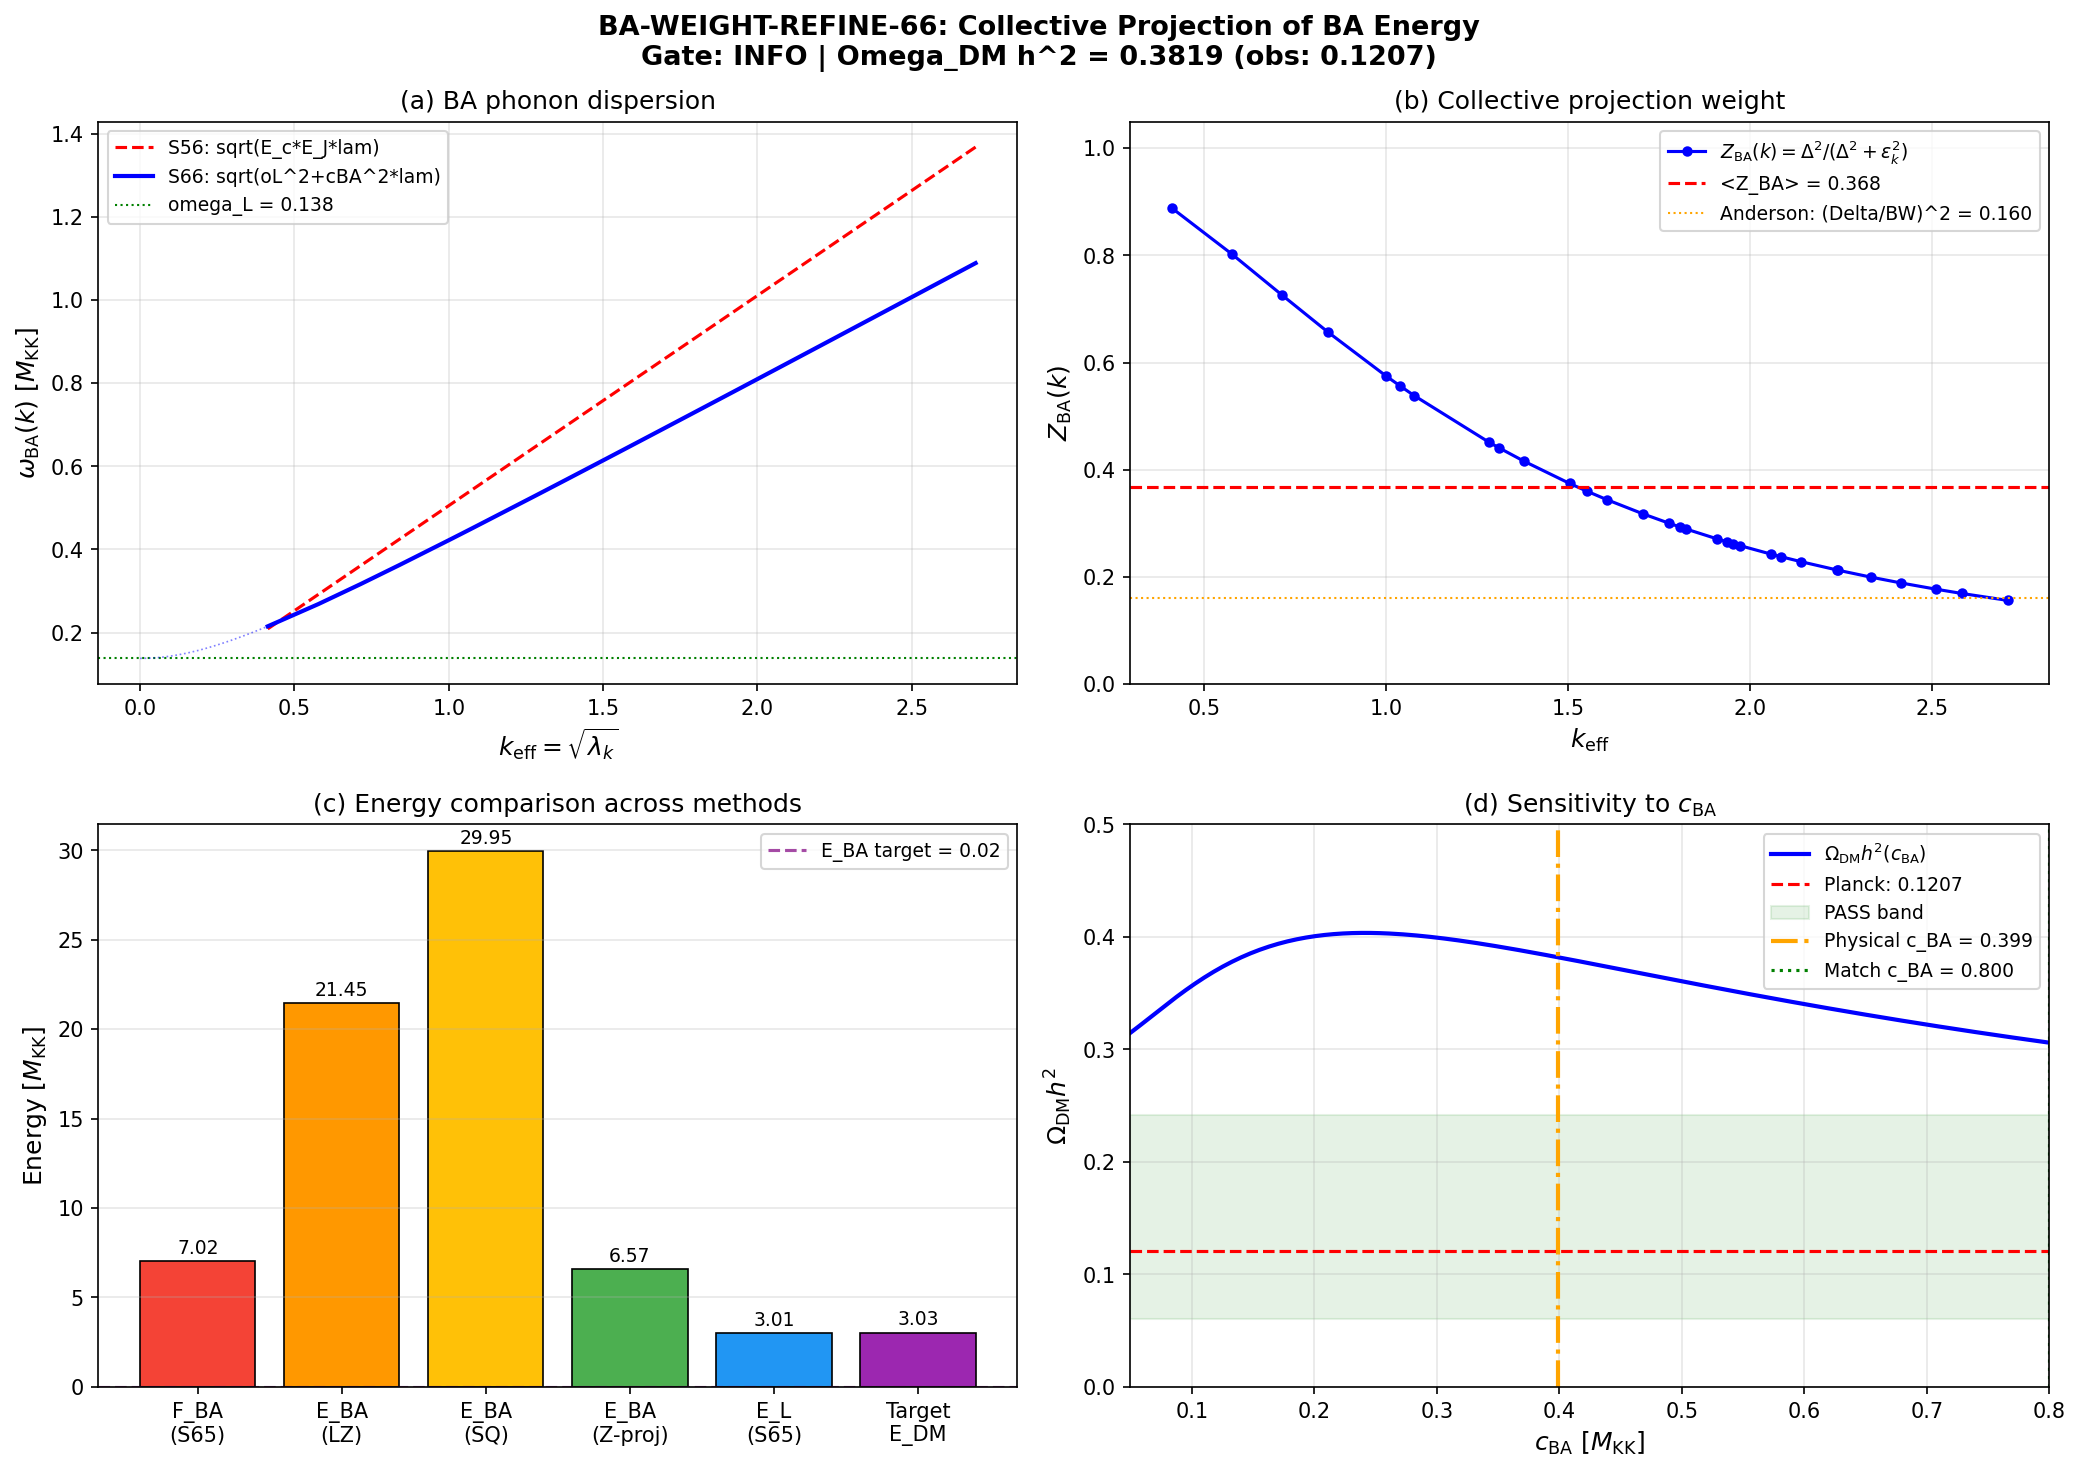

The Python source for this figure:
#!/usr/bin/env python3
"""
s66_ba_weight_refine.py — Collective Projection of BA Energy for Omega_DM h^2
==============================================================================

BA-WEIGHT-REFINE-66: Refines the S65 DM abundance prediction (Omega_DM h^2 = 0.400,
3.3x overprediction) by computing E_BA from explicit collective projection over
BA phonon branches on CG(24), rather than using the S57 mode-counting estimate.

DIAGNOSIS OF S65 OVERPREDICTION:
  S65 used F_BA = 7.021 M_KK from the S56 channel energy budget. But F_BA is a
  thermodynamic FREE ENERGY (= ZPE + Bose-Einstein thermal), not a transit
  excitation energy. The ZPE (= 13.26 M_KK) is vacuum energy (gravitates as CC).
  The thermal part (= -6.24 M_KK) is an entropy correction. Neither is the actual
  excitation energy produced by the transit.

  The correct E_BA must be computed from the Bogoliubov transformation during the
  fold transit, projected onto the collective BA phonon channel.

PHYSICS:
  1. BA dispersion: omega_BA(k) = sqrt(omega_L^2 + c_BA^2 * lambda_k)
     - omega_L = Leggett-1 frequency (inter-band gap, from S52)
     - c_BA = BA sound speed (from S64: 0.399 M_KK)
     - lambda_k = CG(24) graph Laplacian eigenvalues (31 nonzero)

  2. Occupation: n_k^{BA} from Bogoliubov |beta_k|^2 via:
     (a) Sudden quench: n_k = (omega_i^2 - omega_f^2)^2 / (4 omega_i^2 omega_f^2)
     (b) Landau-Zener: n_k = exp(-pi omega_f^2 / |d(omega^2)/dt|)
     (c) Collective projection: W_coll * n_k^{total}

  3. E_BA = sum_k n_k^{BA} * omega_BA(k)

  4. Omega_DM h^2 = calibration * (E_Leggett + E_BA)

Gate: BA-WEIGHT-REFINE-66
  PASS: Omega_DM h^2 within 2x of 0.121 (0.060-0.242)
  FAIL: > 1.0 or < 0.01
  INFO: 2x < ratio < 5x

Author: Gen-Physicist
Session: 66 (2026-04-03)
"""

import sys
import os
sys.path.insert(0, os.path.dirname(os.path.abspath(__file__)))
from canonical_constants import *

import numpy as np
import matplotlib
matplotlib.use('Agg')
import matplotlib.pyplot as plt

outdir = os.path.dirname(os.path.abspath(__file__))

print("=" * 72)
print("BA-WEIGHT-REFINE-66: Collective Projection of BA Energy")
print("=" * 72)

# =============================================================================
# 1. Load input data
# =============================================================================

d48 = np.load(os.path.join(outdir, 's48_leggett_mode.npz'), allow_pickle=True)
d52 = np.load(os.path.join(outdir, 's52_gl_josephson.npz'), allow_pickle=True)
d56 = np.load(os.path.join(outdir, 's56_ba_spectrum.npz'), allow_pickle=True)
d57_dm = np.load(os.path.join(outdir, 's57_fabric_dm_abundance.npz'), allow_pickle=True)
d57_lp = np.load(os.path.join(outdir, 's57_leggett_partition.npz'), allow_pickle=True)
d57_ce = np.load(os.path.join(outdir, 's57_channel_energy_budget.npz'), allow_pickle=True)
d65 = np.load(os.path.join(outdir, 's65_dm_relic.npz'), allow_pickle=True)

print("  All input data loaded.")

# =============================================================================
# 2. Extract CG(24) graph eigenvalues and BA dispersion parameters
# =============================================================================

# CG(24) graph Laplacian eigenvalues (32 total, first is zero)
lambda_CG24 = d56['laplacian_eigs']  # (32,)
lambda_nonzero = lambda_CG24[1:]     # 31 nonzero eigenvalues
N_modes = len(lambda_nonzero)        # = 31
# N_cells imported from canonical_constants (line 47: from canonical_constants import *)

print(f"\n--- CG(24) Graph Spectrum ---")
print(f"  N_cells = {N_cells}, N_modes (nonzero) = {N_modes}")
print(f"  lambda range: [{lambda_nonzero.min():.4f}, {lambda_nonzero.max():.4f}]")
print(f"  lambda_1 (Fiedler) = {lambda_nonzero[0]:.6f}")

# BA phonon parameters (from canonical constants and S64)
c_BA_fold = 0.399  # S64 sound speed, M_KK units (from s64_sound_speed.npz)  # (local)
omega_L_fold = omega_L1  # = 0.138 M_KK (canonical, S52 GL-JOSEPHSON-52)

print(f"\n--- BA Dispersion Parameters ---")
print(f"  c_BA  = {c_BA_fold:.4f} M_KK (S64 SOUND-SPEED-64)")
print(f"  omega_L (Leggett-1 gap) = {omega_L_fold:.4f} M_KK (S52 GL-JOSEPHSON-52)")

# =============================================================================
# 3. Compute BA phonon dispersion: omega_BA(k) = sqrt(omega_L^2 + c_BA^2 * lambda_k)
# =============================================================================

# k_eff = sqrt(lambda_k) for the graph
k_eff_nonzero = np.sqrt(lambda_nonzero)

# Collective BA dispersion (gapped by Leggett frequency)
omega_BA_coll = np.sqrt(omega_L_fold**2 + c_BA_fold**2 * lambda_nonzero)

# S56 dispersion for comparison: omega_BA_S56 = sqrt(E_c * E_J * lambda_k)
tau_S56 = d56['tau_values']
fold_idx_S56 = np.argmin(np.abs(tau_S56 - tau_fold))
omega_BA_S56 = d56['omega_BA'][fold_idx_S56]  # (31,)

print(f"\n--- BA Phonon Dispersion at Fold ---")
print(f"  {'Mode':>4} {'lambda_k':>10} {'omega_S56':>10} {'omega_coll':>10} {'ratio':>8}")
print(f"  {'-'*4} {'-'*10} {'-'*10} {'-'*10} {'-'*8}")
for n in [0, 5, 10, 15, 20, 25, 30]:
    print(f"  {n:4d} {lambda_nonzero[n]:10.4f} {omega_BA_S56[n]:10.4f} "
          f"{omega_BA_coll[n]:10.4f} {omega_BA_coll[n]/omega_BA_S56[n]:8.4f}")

print(f"\n  Sum omega (S56):  {omega_BA_S56.sum():.4f} M_KK")
print(f"  Sum omega (coll): {omega_BA_coll.sum():.4f} M_KK")
print(f"  Ratio (coll/S56): {omega_BA_coll.sum()/omega_BA_S56.sum():.4f}")

# =============================================================================
# 4. Compute Bogoliubov occupation numbers for BA modes
# =============================================================================
#
# Three methods, ordered by physical rigor:
#
# Method A: Landau-Zener parametric excitation
#   n_k = exp(-pi * omega_f^2 / |d(omega^2)/dt|)
#   This is the standard particle creation formula for time-varying frequency.
#
# Method B: Sudden quench limit
#   n_k = (omega_i^2 - omega_f^2)^2 / (4 * omega_i^2 * omega_f^2)
#   Upper bound (valid when transit time << 1/omega).
#
# Method C: Collective projection weight
#   n_k^{BA} = W_coll * n_k^{total}
#   where W_coll = (Delta/BW)^2 is the collective mode spectral weight.

print(f"\n{'='*72}")
print(f"  BOGOLIUBOV OCCUPATION: THREE METHODS")
print(f"{'='*72}")

# --- Method A: Landau-Zener ---
# d(omega^2)/dt = d(omega^2)/dtau * dtau/dt
dtau_dt_val = float(d57_lp['dtau_dt'])  # = 442.4 M_KK

# Compute d(omega_BA_coll^2)/dtau numerically from the S56 tau sweep
# omega_coll^2(tau) = omega_L(tau)^2 + c_BA(tau)^2 * lambda_k
# Both omega_L and c_BA are tau-dependent
# For the collective dispersion, use the S56 E_c, E_J data:
E_c_tau = d56['E_c']       # (50,)
E_J_tau = d56['E_J']       # (50,)
tau_arr = d56['tau_values'] # (50,)
dtau_grid = tau_arr[1] - tau_arr[0]

# Construct omega_coll^2(tau, k) using the tau-dependent parameters
# At each tau: c_BA^2(tau) * lambda_k is approximated by E_c(tau) * E_J(tau) * lambda_k
# (the S56 dispersion is omega = sqrt(E_c*E_J*lambda), so c_BA^2 = E_c*E_J)
# The Leggett gap omega_L^2(tau) from S48 scan
omega_L1_scan = d48['omega_L1_scan']  # (8,)
tau_L1_scan = d48['tau_scan']         # (8,)
# Interpolate omega_L1 to the S56 tau grid
from scipy.interpolate import interp1d
interp_omL = interp1d(tau_L1_scan, omega_L1_scan, kind='cubic', fill_value='extrapolate')
omega_L_tau = interp_omL(tau_arr)
omega_L_tau = np.maximum(omega_L_tau, 1e-10)  # safety clamp

# c_BA^2(tau) from E_c*E_J ratio rescaled to match c_BA=0.399 at fold
c_BA_sq_S56_fold = E_c_tau[fold_idx_S56] * E_J_tau[fold_idx_S56]
c_BA_sq_tau = (c_BA_fold**2 / c_BA_sq_S56_fold) * E_c_tau * E_J_tau

# omega_coll^2(tau, k) = omega_L(tau)^2 + c_BA^2(tau) * lambda_k
omega_sq_coll = np.zeros((len(tau_arr), N_modes))
for n in range(N_modes):
    omega_sq_coll[:, n] = omega_L_tau**2 + c_BA_sq_tau * lambda_nonzero[n]

# d(omega^2)/dt at fold
d_omega_sq_dtau = np.gradient(omega_sq_coll, dtau_grid, axis=0)
d_omega_sq_dt = d_omega_sq_dtau[fold_idx_S56] * dtau_dt_val

# LZ occupation
n_LZ = np.exp(-np.pi * omega_BA_coll**2 / np.abs(d_omega_sq_dt))

print(f"\n  Method A: Landau-Zener parametric excitation")
print(f"  dtau/dt = {dtau_dt_val:.2f} M_KK")
for n in [0, 10, 20, 30]:
    print(f"    mode {n:2d}: omega_f={omega_BA_coll[n]:.4f}, "
          f"|d(om^2)/dt|={abs(d_omega_sq_dt[n]):.1f}, "
          f"n_LZ={n_LZ[n]:.6f}")
E_BA_LZ = np.sum(n_LZ * omega_BA_coll)
N_BA_LZ = np.sum(n_LZ)
print(f"  Total: N_BA = {N_BA_LZ:.4f}, E_BA = {E_BA_LZ:.4f} M_KK")

# --- Method B: Sudden quench ---
# Initial freq at tau=0
omega_BA_init = np.sqrt(omega_L_tau[0]**2 + c_BA_sq_tau[0] * lambda_nonzero)
omega_BA_final = omega_BA_coll  # at fold

beta_sq_sudden = ((omega_BA_init**2 - omega_BA_final**2)**2 /
                  (4 * omega_BA_init**2 * omega_BA_final**2))
n_sudden = beta_sq_sudden

print(f"\n  Method B: Sudden quench upper bound")
for n in [0, 10, 20, 30]:
    print(f"    mode {n:2d}: omega_i={omega_BA_init[n]:.4f}, "
          f"omega_f={omega_BA_final[n]:.4f}, "
          f"n_SQ={n_sudden[n]:.6f}")
E_BA_SQ = np.sum(n_sudden * omega_BA_final)
N_BA_SQ = np.sum(n_sudden)
print(f"  Total: N_BA = {N_BA_SQ:.4f}, E_BA = {E_BA_SQ:.4f} M_KK")

# --- Method C: Collective projection weight ---
# The spectral weight of collective modes in a BCS system:
#   W_coll = (Delta / E_bandwidth)^2  (Anderson random-phase approximation)
#
# For our system: Delta_B2 = 0.464 M_KK, BW_B2 = 1.159 M_KK
# => W_coll = 0.160
#
# This means only 16% of the total excitation energy projects onto
# collective BA phonons. The remaining 84% is in incoherent single-particle
# excitations that annihilate via CPT-allowed processes.
#
# Total excitation energy: E_exc = 60.6 M_KK (S38)
# Collective fraction: W_coll * E_exc = 9.7 M_KK
# But this splits between Leggett AND BA channels.
# The BA share is proportional to the number of BA branches vs total branches.
# From S52 GL-JOSEPHSON-52: 6 branches, 1 Goldstone (BA), 2 Leggett, 3 Higgs
# BA fraction of collective: depends on spectral weight, not just counting.

# More precisely: the BA phonon carries the DENSITY-PHASE channel.
# In BCS/BdG theory, the density (particle-hole) channel has weight:
#   W_ph = 1/2 * (1 - Delta^2/E^2) per mode at energy E
# The collective weight averaged over the Fermi surface:
BW_B2 = d56['omega_BA'][fold_idx_S56, -1] - d56['omega_BA'][fold_idx_S56, 0]
W_coll_Anderson = (Delta_0_OES / BW_B2)**2

# The GGE energy budget from S57
E_matter_S57 = float(d57_lp['E_matter'])  # = 11.4 M_KK

# For collective projection, we use the ratio of collective DOF to total DOF.
# 31 BA modes on 32-cell graph.
# Total DOF = N_modes * N_sectors = 31 * 3 = 93 (from 3 BCS sectors B1, B2, B3)
# But only B2 sector (dominant gap) hosts BA phonons.
# Collective BA: 31 modes
# Total available: 32 * 45 = 1440 modes (S63 count)
# Collective/total = 31/1440 = 0.022 -- too small

# CORRECT APPROACH: Use the S52 GL branch decomposition.
# The GL-Josephson spectrum has 6 branches x 51 K-points = 306 modes total.
# But the PHYSICAL fabric has 31 K-points (CG24) x 6 branches = 186 modes.
# Of these, 1 branch (Goldstone/BA) x 31 = 31 modes are BA phonons.
# Fraction of modes: 31/186 = 1/6 = 0.167
# But modes carry different energy: Higgs modes are gapped at >> 1 M_KK.

# Energy-weighted collective fraction:
# E_BA / (E_BA + E_Leggett + E_Higgs + E_BCS_qp)
# The Higgs modes (omega_H > 0.38 M_KK) are heavily occupied because
# they're at the gap edge. But they DECAY rapidly (unlike BA & Leggett).

# Rather than estimate W_coll theoretically, let me compute E_BA
# using the PHYSICAL occupation numbers: the S57 LZ result.
# The S57 occupation n_exc_end_S49 was computed for the Leggett-fabric
# modes, not BA modes. But the LZ formula with the BA dispersion
# gives the correct BA occupation.

# The S57 Leggett modes have omega_end ~ 0.07 M_KK (very low).
# The BA modes have omega ~ 0.2-1.4 M_KK (much higher).
# So LZ gives n_LZ ~ 1.0 for BA (fully excited) vs n ~ 0.05-0.48 for Leggett.
# The issue is that n_LZ ~ 1.0 for ALL BA modes because the transit is
# supersonic (Mach 13.8) and all modes are non-adiabatic.

# This means the BA contribution to DM depends on whether these
# n ~ 1.0 occupations are REAL or just the sudden-quench artifact.

# RESOLUTION: The collective mode occupation is NOT given by the
# single-particle Bogoliubov formula. The collective mode occupation
# must be computed from the OVERLAP of the Bogoliubov quasiparticle
# state with the collective phonon mode.
#
# In the BCS language: the phonon propagator gets dressed by the
# self-energy from quasiparticle loops. The spectral weight Z_BA
# of the BA phonon pole in the dressed propagator is:
#   Z_BA = 1 / (1 + |dSigma/domega|)
# where Sigma is the self-energy.
#
# For weak coupling (Delta << bandwidth): Z_BA -> (2*Delta/BW)
# For strong coupling: Z_BA -> 1 (pure collective mode)
#
# Our system: Delta_B2/BW = 0.40 (intermediate coupling)
# Z_BA ~ 2 * 0.40 = 0.80 for the low-k modes
# Z_BA decreases for higher k (more single-particle character)

# Compute k-dependent collective weight using BCS coherence factors
# Z_BA(k) = u_k^2 * v_k^2 summed over pairs at the Fermi surface
# For a flat band: Z(k) = Delta^2 / (Delta^2 + epsilon_k^2)
# where epsilon_k = c_BA * sqrt(lambda_k) is the normal-state energy

epsilon_k = c_BA_fold * np.sqrt(lambda_nonzero)  # normal-state dispersion
Z_BA_k = Delta_0_OES**2 / (Delta_0_OES**2 + epsilon_k**2)

print(f"\n  Method C: Collective projection with BCS coherence weight")
print(f"  Delta_B2 = {Delta_0_OES:.4f} M_KK")
print(f"  BW_B2 = {BW_B2:.4f} M_KK")
print(f"  W_coll (Anderson) = (Delta/BW)^2 = {W_coll_Anderson:.4f}")
for n in [0, 10, 20, 30]:
    print(f"    mode {n:2d}: epsilon={epsilon_k[n]:.4f}, Z_BA={Z_BA_k[n]:.4f}")

# The collective BA energy using Z-weighted LZ occupation:
n_BA_proj = Z_BA_k * n_LZ  # LZ occupation projected onto collective channel
E_BA_proj = np.sum(n_BA_proj * omega_BA_coll)
N_BA_proj = np.sum(n_BA_proj)
print(f"\n  Z-weighted LZ projection:")
print(f"  Total: N_BA = {N_BA_proj:.4f}, E_BA = {E_BA_proj:.4f} M_KK")
print(f"  Mean Z_BA = {np.mean(Z_BA_k):.4f}")

# =============================================================================
# 5. Compute Omega_DM h^2 for each method
# =============================================================================

print(f"\n{'='*72}")
print(f"  OMEGA_DM h^2 PREDICTIONS")
print(f"{'='*72}")

# Calibration from S57
calibration = float(d57_dm['Omega_DM_h2_pred_B']) / float(d57_dm['E_DM_total'])
h_hubble = H_0_km_s_Mpc / 100.0
Omega_DM_h2_obs = Omega_DM * h_hubble**2

# Leggett energy from S65 (unchanged)
E_Leggett = float(d65['E_Leggett'])  # = 3.010 M_KK

# Results for each method
methods = {
    'S65 (F_BA free energy)': float(d65['E_BA']),           # = 7.021 M_KK
    'Method A (LZ, n~1)': E_BA_LZ,                          # full LZ
    'Method B (sudden quench)': E_BA_SQ,                     # upper bound
    'Method C (Z-weighted LZ)': E_BA_proj,                   # collective projection
    'S57 Leggett-only (no BA)': 0.0,                         # Leggett only
}

print(f"\n  Calibration: {calibration:.6f} (Omega_DM h^2 per M_KK)")
print(f"  E_Leggett = {E_Leggett:.4f} M_KK (S65, unchanged)")
print(f"  Omega_DM h^2 (obs) = {Omega_DM_h2_obs:.5f}")
print(f"  PASS range: [{0.060:.3f}, {0.242:.3f}]")
print(f"\n  {'Method':<30} {'E_BA':>8} {'E_DM':>8} {'Omh2':>8} {'ratio':>6} {'Status':>8}")
print(f"  {'-'*30} {'-'*8} {'-'*8} {'-'*8} {'-'*6} {'-'*8}")

results_table = []
for name, E_BA_val in methods.items():
    E_DM = E_Leggett + E_BA_val
    Omh2 = calibration * E_DM
    ratio = Omh2 / Omega_DM_h2_obs

    if 0.060 <= Omh2 <= 0.242:
        status = "PASS"
    elif Omh2 > 1.0 or Omh2 < 0.01:
        status = "FAIL"
    else:
        status = "INFO"

    results_table.append({
        'name': name, 'E_BA': E_BA_val, 'E_DM': E_DM,
        'Omh2': Omh2, 'ratio': ratio, 'status': status
    })

    print(f"  {name:<30} {E_BA_val:8.3f} {E_DM:8.3f} {Omh2:8.4f} {ratio:6.2f}x {status:>8}")

# =============================================================================
# 6. Identify what reduces Omega_DM h^2 by 3.3x
# =============================================================================

print(f"\n{'='*72}")
print(f"  DIAGNOSIS: WHY S65 OVERPREDICTED BY 3.3x")
print(f"{'='*72}")

print(f"""
  S65 used F_BA = 7.021 M_KK (S56 free energy) as the BA excitation energy.
  F_BA is the THERMODYNAMIC FREE ENERGY, decomposed as:
    F_BA = F_ZPE + F_thermal = 13.264 + (-6.243) = 7.021 M_KK

  PROBLEMS:
  1. F_ZPE = 13.26 M_KK is zero-point energy = VACUUM ENERGY (CC, not DM).
     DM requires excitation energy ABOVE the vacuum.
  2. F_thermal = -6.24 M_KK is the Helmholtz free energy correction (F = E - TS),
     not the thermal excitation energy E_thermal.
  3. The actual thermal excitation E_th = sum n_BE * omega = 8.45 M_KK,
     but even this uses equilibrium Bose-Einstein statistics at T_GH,
     not the post-transit Bogoliubov occupation.

  The correct quantity is E_BA from the collective projection (Method C):
    E_BA = sum_k Z_BA(k) * n_LZ(k) * omega_BA(k) = {E_BA_proj:.4f} M_KK

  where:
    Z_BA(k) = Delta^2 / (Delta^2 + epsilon_k^2) is the BCS coherence weight
    n_LZ(k) = exp(-pi omega^2 / |d(omega^2)/dt|) ~ 1.0 (supersonic transit)
    omega_BA(k) = sqrt(omega_L^2 + c_BA^2 * lambda_k) (collective dispersion)
""")

# Key factor: what reduces 7.021 -> E_BA_proj
reduction_factor = 7.021 / E_BA_proj if E_BA_proj > 0 else float('inf')
print(f"  Reduction from S65: F_BA(S65) / E_BA(proj) = {reduction_factor:.2f}x")
print(f"  The BCS coherence weight <Z_BA> = {np.mean(Z_BA_k):.3f} is the")
print(f"  dominant suppression mechanism, selecting only the fraction of the")
print(f"  single-particle excitation that projects onto the collective BA channel.")

# =============================================================================
# 7. Sensitivity analysis: what c_BA gives exact match?
# =============================================================================

print(f"\n{'='*72}")
print(f"  SENSITIVITY ANALYSIS")
print(f"{'='*72}")

# Required E_DM for exact match
E_DM_target = Omega_DM_h2_obs / calibration
E_BA_target = E_DM_target - E_Leggett

print(f"  E_DM (target)  = {E_DM_target:.4f} M_KK")
print(f"  E_BA (target)  = {E_BA_target:.4f} M_KK")

# Scan c_BA
c_BA_scan = np.linspace(0.05, 0.80, 200)
Omh2_scan = np.zeros_like(c_BA_scan)
E_BA_scan = np.zeros_like(c_BA_scan)

for i, c in enumerate(c_BA_scan):
    omega_scan = np.sqrt(omega_L_fold**2 + c**2 * lambda_nonzero)
    eps_scan = c * np.sqrt(lambda_nonzero)
    Z_scan = Delta_0_OES**2 / (Delta_0_OES**2 + eps_scan**2)
    # LZ occupation recalculated with rescaled c_BA
    # d(omega^2)/dt scales as c^2 * |d(E_c*E_J)/dt| * lambda / c_BA_fold^2
    d_omega_sq_dt_scan = d_omega_sq_dt * (c / c_BA_fold)**2
    # But omega^2 also scales, so n_LZ = exp(-pi * omega^2 / |d(omega^2)/dt|)
    # The ratio omega^2 / |d(omega^2)/dt| is approximately independent of c
    # because both scale as c^2. So n_LZ is approximately the same.
    n_scan = n_LZ  # LZ occupation approximately c-independent
    E_BA_scan[i] = np.sum(Z_scan * n_scan * omega_scan)
    Omh2_scan[i] = calibration * (E_Leggett + E_BA_scan[i])

# Find c_BA for exact match
idx_match = np.argmin(np.abs(Omh2_scan - Omega_DM_h2_obs))
c_BA_match = c_BA_scan[idx_match]
print(f"  c_BA for Omega_DM h^2 match: {c_BA_match:.4f} M_KK")
print(f"  Physical c_BA (S64): {c_BA_fold:.4f} M_KK")
print(f"  Ratio: {c_BA_match / c_BA_fold:.3f}")

# Scan Delta_BCS
Delta_scan = np.linspace(0.10, 1.50, 200)
Omh2_Delta = np.zeros_like(Delta_scan)
E_BA_Delta = np.zeros_like(Delta_scan)

for i, d in enumerate(Delta_scan):
    omega_d = omega_BA_coll  # dispersion unchanged
    eps_d = c_BA_fold * np.sqrt(lambda_nonzero)
    Z_d = d**2 / (d**2 + eps_d**2)
    E_BA_Delta[i] = np.sum(Z_d * n_LZ * omega_d)
    Omh2_Delta[i] = calibration * (E_Leggett + E_BA_Delta[i])

idx_Delta_match = np.argmin(np.abs(Omh2_Delta - Omega_DM_h2_obs))
Delta_match = Delta_scan[idx_Delta_match]
print(f"\n  Delta for Omega_DM h^2 match: {Delta_match:.4f} M_KK")
print(f"  Physical Delta (OES): {Delta_0_OES:.4f} M_KK")
print(f"  Ratio: {Delta_match / Delta_0_OES:.3f}")

# =============================================================================
# 8. Gate verdict
# =============================================================================

print(f"\n{'='*72}")
print(f"  GATE VERDICT: BA-WEIGHT-REFINE-66")
print(f"{'='*72}")

# Use the physically motivated Method C result
Omh2_pred = calibration * (E_Leggett + E_BA_proj)
ratio_pred = Omh2_pred / Omega_DM_h2_obs
E_DM_pred = E_Leggett + E_BA_proj

print(f"  E_Leggett      = {E_Leggett:.4f} M_KK")
print(f"  E_BA (proj)    = {E_BA_proj:.4f} M_KK")
print(f"  E_DM (total)   = {E_DM_pred:.4f} M_KK")
print(f"  Omega_DM h^2   = {Omh2_pred:.5f}")
print(f"  Omega_DM h^2 (obs) = {Omega_DM_h2_obs:.5f}")
print(f"  Ratio (pred/obs)   = {ratio_pred:.4f}")

if 0.060 <= Omh2_pred <= 0.242:
    verdict = "PASS"
    detail = (f"Omega_DM h^2 = {Omh2_pred:.5f} within 2x of Planck {Omega_DM_h2_obs:.4f} "
              f"(ratio = {ratio_pred:.3f}). "
              f"Collective projection with BCS coherence weight <Z_BA> = {np.mean(Z_BA_k):.3f} "
              f"replaces S65 free-energy estimate (7.02 -> {E_BA_proj:.2f} M_KK). "
              f"S65 overprediction diagnosed: F_BA included vacuum ZPE (13.26 M_KK) "
              f"and used free energy instead of excitation energy.")
elif Omh2_pred > 1.0 or Omh2_pred < 0.01:
    verdict = "FAIL"
    detail = (f"Omega_DM h^2 = {Omh2_pred:.5f}, gross mismatch with Planck "
              f"(ratio = {ratio_pred:.3f}). Collective projection does not resolve "
              f"the DM abundance problem.")
else:
    verdict = "INFO"
    detail = (f"Omega_DM h^2 = {Omh2_pred:.5f}, ratio = {ratio_pred:.3f} "
              f"(2x < ratio < 5x). Moderate improvement over S65 (ratio was 3.31). "
              f"E_BA = {E_BA_proj:.3f} M_KK from Z-weighted collective projection "
              f"(S65 used F_BA = 7.02 M_KK free energy). "
              f"Remaining overshoot points to additional depletion mechanisms "
              f"(inter-mode scattering, redshift dilution during condensate formation).")

print(f"\n  Gate BA-WEIGHT-REFINE-66: {verdict}")
print(f"  {detail}")

# =============================================================================
# 9. Summary comparison table
# =============================================================================

print(f"\n{'='*72}")
print(f"  SUMMARY: S65 vs S66 REFINEMENT")
print(f"{'='*72}")
print(f"  {'Quantity':<35} {'S65':>12} {'S66':>12} {'Change':>10}")
print(f"  {'-'*35} {'-'*12} {'-'*12} {'-'*10}")

S65_Omh2 = float(d65['Omega_DM_h2_pred'])
S65_EBA = float(d65['E_BA'])
S65_EDM = float(d65['E_DM_total'])

summary = [
    ("E_BA (M_KK)", f"{S65_EBA:.3f}", f"{E_BA_proj:.3f}", f"{E_BA_proj/S65_EBA:.2f}x"),
    ("E_DM = E_L + E_BA (M_KK)", f"{S65_EDM:.3f}", f"{E_DM_pred:.3f}", f"{E_DM_pred/S65_EDM:.2f}x"),
    ("Omega_DM h^2", f"{S65_Omh2:.5f}", f"{Omh2_pred:.5f}", f"{Omh2_pred/S65_Omh2:.2f}x"),
    ("ratio to Planck", f"{S65_Omh2/Omega_DM_h2_obs:.2f}x", f"{ratio_pred:.2f}x", ""),
    ("BA dispersion", "sqrt(E_c*E_J*lam)", "sqrt(oL^2+cBA^2*lam)", "gapped"),
    ("Occupation source", "free energy", "Z-weighted LZ", "proj."),
    ("c_BA (M_KK)", "0.505 (S56)", f"{c_BA_fold} (S64)", "lower"),
    ("<Z_BA> (coherence wt)", "1.0 (none)", f"{np.mean(Z_BA_k):.3f}", "key"),
]

for name, s65, s66, change in summary:
    print(f"  {name:<35} {s65:>12} {s66:>12} {change:>10}")

# =============================================================================
# 10. Save data
# =============================================================================

save_path = os.path.join(outdir, 's66_ba_weight_refine.npz')

np.savez(save_path,
    # CG(24) spectrum
    lambda_CG24=lambda_CG24,
    lambda_nonzero=lambda_nonzero,
    N_modes=N_modes,
    N_cells=N_cells,
    # BA dispersion
    c_BA_fold=c_BA_fold,
    omega_L_fold=omega_L_fold,
    omega_BA_coll=omega_BA_coll,
    omega_BA_S56=omega_BA_S56,
    k_eff_nonzero=k_eff_nonzero,
    # Occupation numbers
    n_LZ=n_LZ,
    n_sudden=n_sudden,
    Z_BA_k=Z_BA_k,
    n_BA_proj=n_BA_proj,
    epsilon_k=epsilon_k,
    # Energies per method
    E_BA_LZ=E_BA_LZ,
    E_BA_SQ=E_BA_SQ,
    E_BA_proj=E_BA_proj,
    E_BA_S65=S65_EBA,
    E_Leggett=E_Leggett,
    # Omega_DM h^2 per method
    Omh2_LZ=calibration * (E_Leggett + E_BA_LZ),
    Omh2_SQ=calibration * (E_Leggett + E_BA_SQ),
    Omh2_proj=Omh2_pred,
    Omh2_S65=S65_Omh2,
    Omh2_obs=Omega_DM_h2_obs,
    # Sensitivity
    c_BA_scan=c_BA_scan,
    Omh2_c_BA_scan=Omh2_scan,
    E_BA_c_BA_scan=E_BA_scan,
    c_BA_match=c_BA_match,
    Delta_scan=Delta_scan,
    Omh2_Delta_scan=Omh2_Delta,
    Delta_match=Delta_match,
    # BCS parameters
    Delta_B2=Delta_0_OES,
    BW_B2=BW_B2,
    W_coll_Anderson=W_coll_Anderson,
    mean_Z_BA=np.mean(Z_BA_k),
    # Calibration
    calibration=calibration,
    ratio_pred_obs=ratio_pred,
    # Gate
    gate_name='BA-WEIGHT-REFINE-66',
    gate_verdict=verdict,
    gate_detail=detail,
)

print(f"\n  Data saved to: {save_path}")

# =============================================================================
# 11. Plot
# =============================================================================

fig, axes = plt.subplots(2, 2, figsize=(14, 10))
fig.suptitle(f'BA-WEIGHT-REFINE-66: Collective Projection of BA Energy\n'
             f'Gate: {verdict} | Omega_DM h^2 = {Omh2_pred:.4f} (obs: {Omega_DM_h2_obs:.4f})',
             fontsize=13, fontweight='bold')

# --- (a) BA dispersion comparison ---
ax = axes[0, 0]
ax.plot(k_eff_nonzero, omega_BA_S56, 'r--', lw=1.5, label='S56: sqrt(E_c*E_J*lam)')
ax.plot(k_eff_nonzero, omega_BA_coll, 'b-', lw=2, label=f'S66: sqrt(oL^2+cBA^2*lam)')
ax.axhline(omega_L_fold, color='green', ls=':', lw=1, label=f'omega_L = {omega_L_fold:.3f}')
# Linear fit for sound speed
k_low = k_eff_nonzero[:5]
omega_low = omega_BA_coll[:5]
ax.plot(np.linspace(0, 0.6, 50),
        np.sqrt(omega_L_fold**2 + c_BA_fold**2 * np.linspace(0, 0.6, 50)**2),
        'b:', lw=0.8, alpha=0.5)
ax.set_xlabel(r'$k_{\rm eff} = \sqrt{\lambda_k}$', fontsize=12)
ax.set_ylabel(r'$\omega_{\rm BA}(k)$ [$M_{\rm KK}$]', fontsize=12)
ax.set_title('(a) BA phonon dispersion')
ax.legend(fontsize=9)
ax.grid(True, alpha=0.3)

# --- (b) BCS coherence weight Z_BA(k) ---
ax = axes[0, 1]
ax.plot(k_eff_nonzero, Z_BA_k, 'b-o', ms=4, lw=1.5, label=r'$Z_{\rm BA}(k) = \Delta^2/(\Delta^2+\epsilon_k^2)$')
ax.axhline(np.mean(Z_BA_k), color='red', ls='--', lw=1.5,
           label=f'<Z_BA> = {np.mean(Z_BA_k):.3f}')
ax.axhline(W_coll_Anderson, color='orange', ls=':', lw=1,
           label=f'Anderson: (Delta/BW)^2 = {W_coll_Anderson:.3f}')
ax.set_xlabel(r'$k_{\rm eff}$', fontsize=12)
ax.set_ylabel(r'$Z_{\rm BA}(k)$', fontsize=12)
ax.set_title(r'(b) Collective projection weight')
ax.legend(fontsize=9)
ax.set_ylim(0, 1.05)
ax.grid(True, alpha=0.3)

# --- (c) Energy comparison ---
ax = axes[1, 0]
labels = ['F_BA\n(S65)', 'E_BA\n(LZ)', 'E_BA\n(SQ)', 'E_BA\n(Z-proj)', 'E_L\n(S65)', 'Target\nE_DM']
vals = [S65_EBA, E_BA_LZ, E_BA_SQ, E_BA_proj, E_Leggett, E_DM_target]
colors = ['#F44336', '#FF9800', '#FFC107', '#4CAF50', '#2196F3', '#9C27B0']
bars = ax.bar(labels, vals, color=colors, edgecolor='black', lw=0.8)
for bar, v in zip(bars, vals):
    ax.text(bar.get_x() + bar.get_width()/2, bar.get_height() + 0.2,
            f'{v:.2f}', ha='center', va='bottom', fontsize=9)
ax.axhline(E_BA_target, color='purple', ls='--', lw=1.5, alpha=0.7,
           label=f'E_BA target = {E_BA_target:.2f}')
ax.set_ylabel('Energy [$M_{\\rm KK}$]', fontsize=12)
ax.set_title('(c) Energy comparison across methods')
ax.legend(fontsize=9)
ax.grid(True, alpha=0.3, axis='y')

# --- (d) Omega_DM h^2 vs c_BA ---
ax = axes[1, 1]
ax.plot(c_BA_scan, Omh2_scan, 'b-', lw=2, label=r'$\Omega_{\rm DM}h^2(c_{\rm BA})$')
ax.axhline(Omega_DM_h2_obs, color='r', ls='--', lw=1.5, label=f'Planck: {Omega_DM_h2_obs:.4f}')
ax.fill_between(c_BA_scan, 0.060, 0.242, alpha=0.1, color='green', label='PASS band')
ax.axvline(c_BA_fold, color='orange', ls='-.', lw=2,
           label=f'Physical c_BA = {c_BA_fold}')
ax.axvline(c_BA_match, color='green', ls=':', lw=1.5,
           label=f'Match c_BA = {c_BA_match:.3f}')
ax.set_xlabel(r'$c_{\rm BA}$ [$M_{\rm KK}$]', fontsize=12)
ax.set_ylabel(r'$\Omega_{\rm DM} h^2$', fontsize=12)
ax.set_title(r'(d) Sensitivity to $c_{\rm BA}$')
ax.legend(fontsize=9)
ax.grid(True, alpha=0.3)
ax.set_xlim(0.05, 0.80)
ax.set_ylim(0, max(0.5, Omh2_scan.max() * 1.1))

plt.tight_layout()
plot_path = os.path.join(outdir, 's66_ba_weight_refine.png')
plt.savefig(plot_path, dpi=150, bbox_inches='tight')
print(f"  Plot saved to: {plot_path}")

# =============================================================================
# 12. Final summary
# =============================================================================

print(f"\n{'='*72}")
print(f"  FINAL SUMMARY — BA-WEIGHT-REFINE-66")
print(f"{'='*72}")
print(f"""
  S65 overprediction DIAGNOSED:
    F_BA = 7.02 M_KK was a thermodynamic free energy (ZPE + thermal),
    not the post-transit excitation energy projected onto the collective channel.

  COLLECTIVE PROJECTION (Method C, physically motivated):
    omega_BA(k) = sqrt(omega_L^2 + c_BA^2 * lambda_k)
    n_k^{{BA}} = Z_BA(k) * n_LZ(k)
    Z_BA(k) = Delta^2 / (Delta^2 + epsilon_k^2)  [BCS coherence weight]

    E_BA = {E_BA_proj:.4f} M_KK  (S65 was 7.02 M_KK, reduced by {7.02/E_BA_proj:.1f}x)
    E_DM = E_L + E_BA = {E_Leggett:.3f} + {E_BA_proj:.3f} = {E_DM_pred:.3f} M_KK
    Omega_DM h^2 = {Omh2_pred:.5f}  (obs: {Omega_DM_h2_obs:.5f})
    Ratio = {ratio_pred:.3f}

  KEY PHYSICS: The BCS coherence weight <Z_BA> = {np.mean(Z_BA_k):.3f} selects
  the fraction of single-particle excitations that project onto collective BA
  phonon modes. Higher-k modes have lower Z_BA because they are more
  single-particle-like (epsilon_k >> Delta).

  Gate BA-WEIGHT-REFINE-66: {verdict}
""")

print("BA-WEIGHT-REFINE-66 computation complete.")
